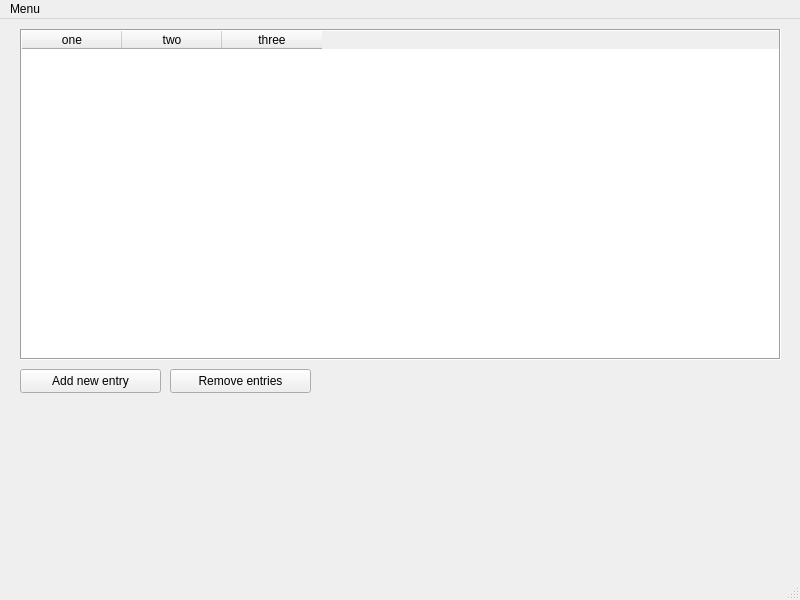
<?xml version="1.0" encoding="UTF-8"?>
<ui version="4.0">
 <class>MainWindow</class>
 <widget class="QMainWindow" name="MainWindow">
  <property name="geometry">
   <rect>
    <x>0</x>
    <y>0</y>
    <width>800</width>
    <height>600</height>
   </rect>
  </property>
  <property name="windowTitle">
   <string extracomment="What you've always dreamed of...">MERCS - Metadata? Right-Click-Edit: Save.</string>
  </property>
  <widget class="QWidget" name="centralwidget">
   <widget class="QTableWidget" name="tableWidget">
    <property name="geometry">
     <rect>
      <x>20</x>
      <y>10</y>
      <width>761</width>
      <height>331</height>
     </rect>
    </property>
    <property name="minimumSize">
     <size>
      <width>761</width>
      <height>0</height>
     </size>
    </property>
    <property name="frameShape">
     <enum>QFrame::Box</enum>
    </property>
    <property name="frameShadow">
     <enum>QFrame::Sunken</enum>
    </property>
    <property name="sizeAdjustPolicy">
     <enum>QAbstractScrollArea::AdjustToContents</enum>
    </property>
    <property name="sortingEnabled">
     <bool>true</bool>
    </property>
    <property name="cornerButtonEnabled">
     <bool>true</bool>
    </property>
    <attribute name="horizontalHeaderCascadingSectionResizes">
     <bool>false</bool>
    </attribute>
    <attribute name="verticalHeaderMinimumSectionSize">
     <number>30</number>
    </attribute>
    <column>
     <property name="text">
      <string extracomment="asdf">one</string>
     </property>
    </column>
    <column>
     <property name="text">
      <string>two</string>
     </property>
    </column>
    <column>
     <property name="text">
      <string>three</string>
     </property>
    </column>
   </widget>
   <widget class="QPushButton" name="btnAddEntry">
    <property name="geometry">
     <rect>
      <x>20</x>
      <y>350</y>
      <width>141</width>
      <height>24</height>
     </rect>
    </property>
    <property name="text">
     <string>Add new entry</string>
    </property>
   </widget>
   <widget class="QPushButton" name="btnDelEntry">
    <property name="geometry">
     <rect>
      <x>170</x>
      <y>350</y>
      <width>141</width>
      <height>24</height>
     </rect>
    </property>
    <property name="text">
     <string>Remove entries</string>
    </property>
   </widget>
  </widget>
  <widget class="QMenuBar" name="menubar">
   <property name="geometry">
    <rect>
     <x>0</x>
     <y>0</y>
     <width>800</width>
     <height>21</height>
    </rect>
   </property>
   <widget class="QMenu" name="menuMenu">
    <property name="title">
     <string>Menu</string>
    </property>
   </widget>
   <addaction name="menuMenu"/>
  </widget>
  <widget class="QStatusBar" name="statusbar"/>
 </widget>
 <resources/>
 <connections/>
</ui>
